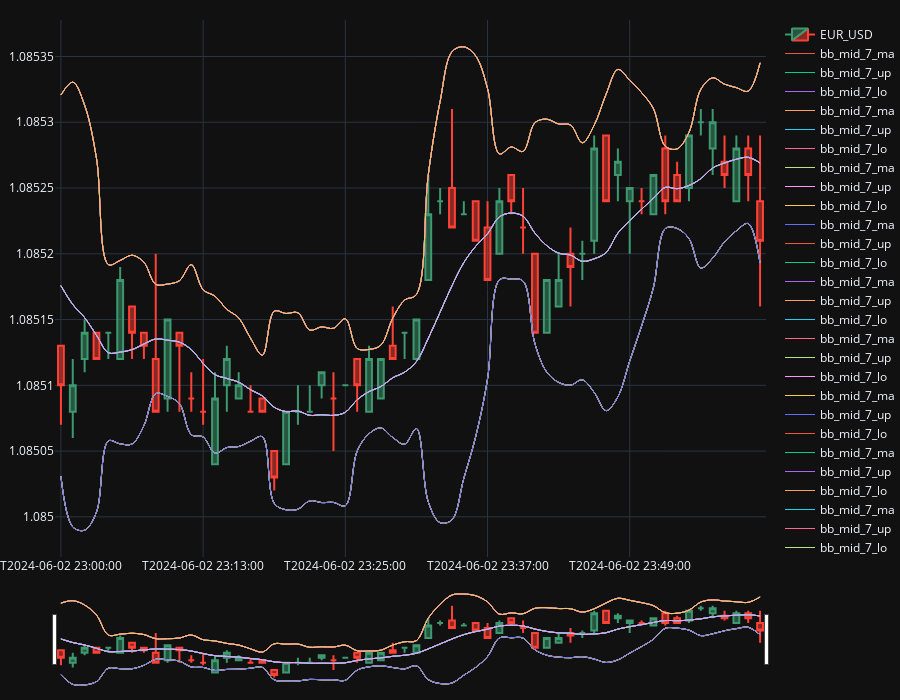

The cell this chart's notebook holds for it:
### Code cell
# timeframe.moving_average('mid_c', 7)
# timeframe.moving_average('mid_c', 20)
timeframe.bollinger_bands('mid', 7, 3)

timeframe.get_candle_plot(
    dt.datetime(2024, 6, 2, 23, tzinfo=pytz.utc),
    dt.datetime(2024, 6, 3, tzinfo=pytz.utc),
).show()
